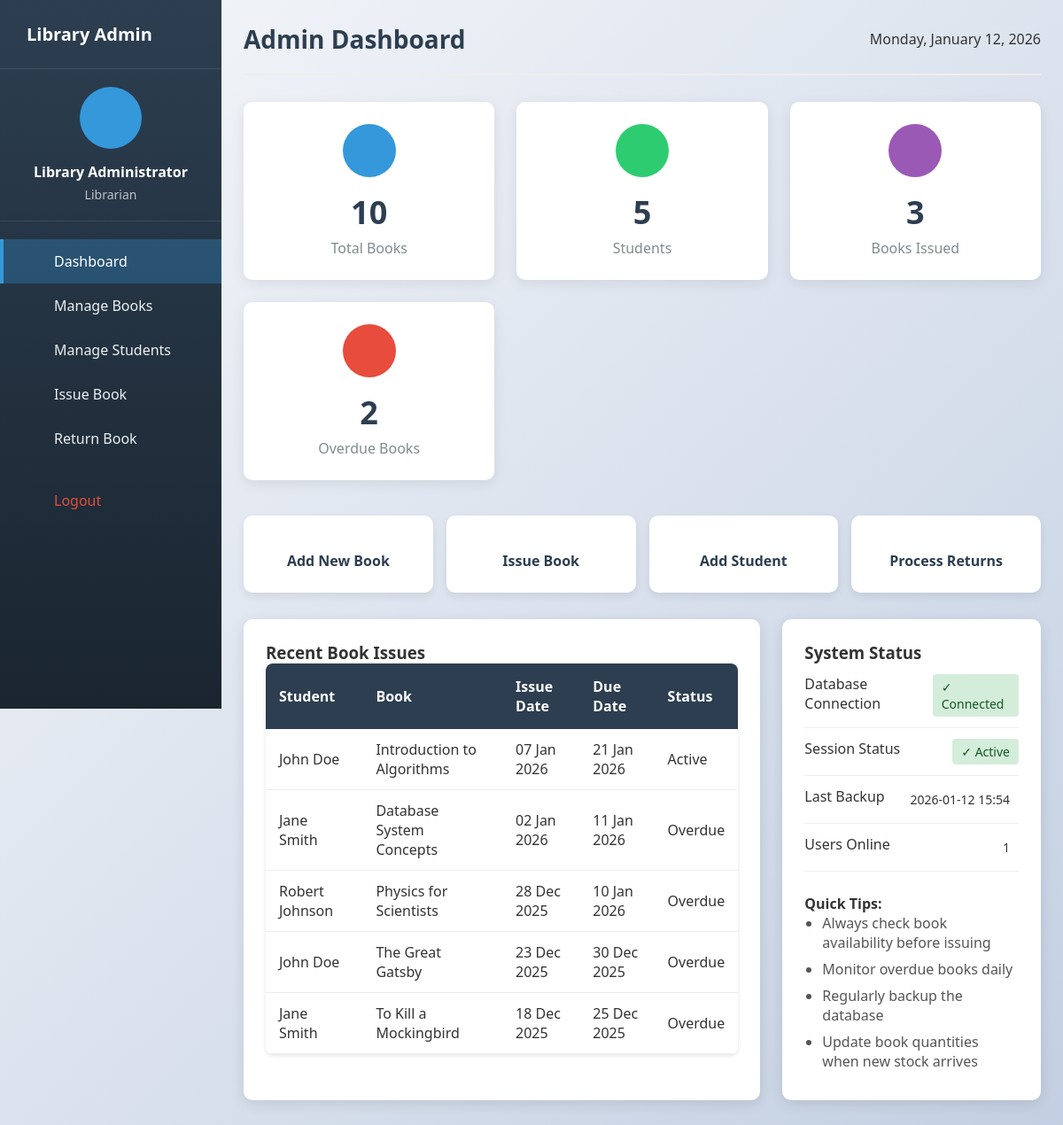
Before: /admin/admin_dashboard.php (signed in) with the older database file.
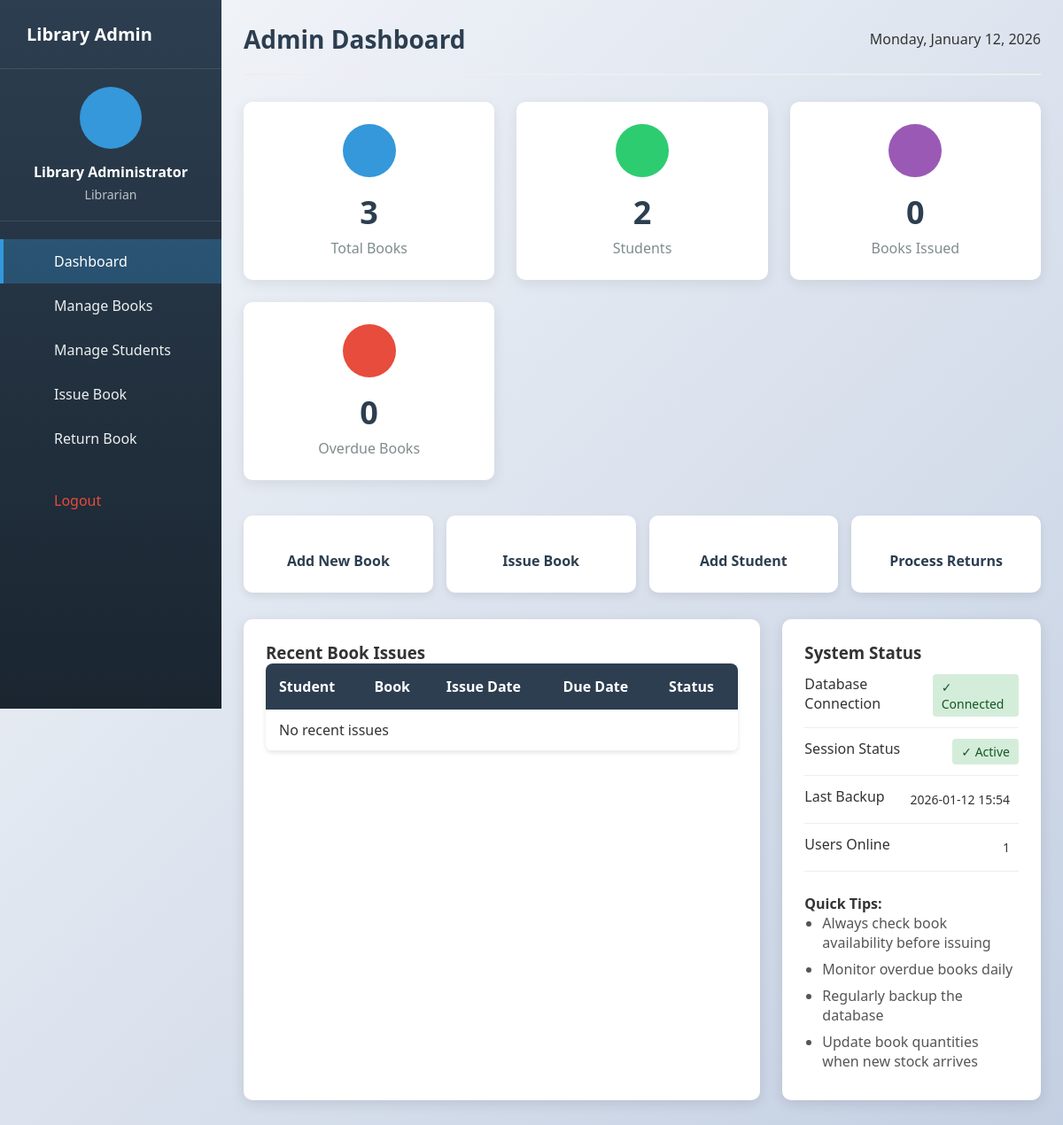
After: the same page with the newer database file.
### tables this page shows
CREATE TABLE issued_books (
    id INT AUTO_INCREMENT PRIMARY KEY,
    book_id INT NOT NULL,
    user_id INT NOT NULL,
    issue_date DATE NOT NULL,
    due_date DATE NOT NULL,
    return_date DATE,
    status VARCHAR(20) DEFAULT 'issued',  
    fine_amount DECIMAL(8,2) DEFAULT 0.00,
    FOREIGN KEY (book_id) REFERENCES books(id) ON DELETE CASCADE,
    FOREIGN KEY (user_id) REFERENCES users(id) ON DELETE CASCADE
);

CREATE TABLE users (
    id INT AUTO_INCREMENT PRIMARY KEY,
    username VARCHAR(50) UNIQUE NOT NULL,
    password VARCHAR(255) NOT NULL,
    full_name VARCHAR(100) NOT NULL,
    email VARCHAR(100) UNIQUE NOT NULL,
    phone VARCHAR(15),
    role VARCHAR(20) DEFAULT 'member',  
    status VARCHAR(20) DEFAULT 'active',
    created_at TIMESTAMP DEFAULT CURRENT_TIMESTAMP
);

CREATE TABLE books (
    id INT AUTO_INCREMENT PRIMARY KEY,
    title VARCHAR(200) NOT NULL,
    author VARCHAR(100) NOT NULL,
    isbn VARCHAR(20) UNIQUE NOT NULL,
    category VARCHAR(50),
    description TEXT,
    total_copies INT DEFAULT 1,
    available_copies INT DEFAULT 1,
    added_date TIMESTAMP DEFAULT CURRENT_TIMESTAMP
);

### admin/admin_dashboard.php (the view, shortened to what this page needs)
<?php
require_once '../config/db.php';
$total_books = mysqli_query($conn, "SELECT COUNT(*) as count FROM books")->fetch_assoc()['count'];
$total_members = mysqli_query($conn, "SELECT COUNT(*) as count FROM users WHERE role='member'")->fetch_assoc()['count'];
$issued_books = mysqli_query($conn, "SELECT COUNT(*) as count FROM issued_books WHERE status='issued'")->fetch_assoc()['count'];
$overdue_books = mysqli_query($conn, "SELECT COUNT(*) as count FROM issued_books WHERE status='issued' AND due_date < CURDATE()")->fetch_assoc()['count'];
$recent_issues = mysqli_query($conn, "SELECT ib.*, b.title, u.full_name
                                     FROM issued_books ib
                                     JOIN books b ON ib.book_id = b.id
                                     JOIN users u ON ib.user_id = u.id
                                     ORDER BY ib.issue_date DESC
                                     LIMIT 5");
?>
<!DOCTYPE html>
<html lang="en">
<head>
    <link rel="stylesheet" href="../assets/css/style.css">
    <link rel="stylesheet" href="../assets/css/admin.css">
</head>
<body>
    <div class="admin-container">
        <?php include '../includes/admin_sidebar.php'; ?>
        <div class="main-content">
            <div class="content-header">
                <h1>Admin Dashboard</h1>
                <div class="date-display"><?php echo date('l, F j, Y'); ?></div>
            </div>
            <div class="stats-grid">
                <div class="stat-card">
                    <div class="stat-icon books">
                    </div>
                    <div class="stat-number"><?php echo $total_books; ?></div>
                    <div class="stat-label">Total Books</div>
                </div>
                <div class="stat-card">
                    <div class="stat-icon users">
                    </div>
                    <div class="stat-number"><?php echo $total_members; ?></div>
                    <div class="stat-label">Students</div>
                </div>
                <div class="stat-card">
                    <div class="stat-icon issued">
                    </div>
                    <div class="stat-number"><?php echo $issued_books; ?></div>
                    <div class="stat-label">Books Issued</div>
                </div>
                <div class="stat-card">
                    <div class="stat-icon overdue">
                    </div>
                    <div class="stat-number"><?php echo $overdue_books; ?></div>
                    <div class="stat-label">Overdue Books</div>
                </div>
            </div>
            <div class="quick-actions">
                <a href="add_book.php" class="action-btn">
                    <span>Add New Book</span>
                </a>
                <a href="issue_book.php" class="action-btn">
                    <span>Issue Book</span>
                </a>
                <a href="manage_members.php" class="action-btn">
                    <span>Add Student</span>
                </a>
                <a href="return_book.php" class="action-btn">
                    <span>Process Returns</span>
                </a>
            </div>
            <div class="content-row">
                <div class="card">
                    <h3>Recent Book Issues</h3>
                    <div class="table-responsive">
                        <table class="table">
                            <thead>
                                <tr>
                                    <th>Student</th>
                                    <th>Book</th>
                                    <th>Issue Date</th>
                                    <th>Due Date</th>
                                    <th>Status</th>
                                </tr>
                            </thead>
                            <tbody>
                                <?php if(mysqli_num_rows($recent_issues) > 0): ?>
                                    <?php while($issue = mysqli_fetch_assoc($recent_issues)):
                                        $due_date = new DateTime($issue['due_date']);
                                        $today = new DateTime();
                                        $is_overdue = $due_date < $today;
                                    ?>
                                    <tr>
                                        <td><?php echo htmlspecialchars($issue['full_name']); ?></td>
                                        <td><?php echo htmlspecialchars($issue['title']); ?></td>
                                        <td><?php echo date('d M Y', strtotime($issue['issue_date'])); ?></td>
                                        <td><?php echo date('d M Y', strtotime($issue['due_date'])); ?></td>
                                        <td>
                                            <span class="badge <?php echo $is_overdue ? 'badge-danger' : 'badge-success'; ?>">
                                                <?php echo $is_overdue ? 'Overdue' : 'Active'; ?>
                                            </span>
                                        </td>
                                    </tr>
                                    <?php endwhile; ?>
                                <?php else: ?>
                                    <tr>
                                        <td colspan="5" class="text-center">No recent issues</td>
                                    </tr>
                                <?php endif; ?>
                            </tbody>
                        </table>
                    </div>
                </div>
                <div class="card">
                    <h3>System Status</h3>
                    <div class="status-list">
                        <div class="status-item">
                            <span class="status-label">Database Connection</span>
                            <span class="status-indicator active">✓ Connected</span>
                        </div>
                        <div class="status-item">
                            <span class="status-label">Session Status</span>
                            <span class="status-indicator active">✓ Active</span>
                        </div>
                        <div class="status-item">
                            <span class="status-label">Last Backup</span>
                            <span class="status-indicator"><?php echo date('Y-m-d H:i'); ?></span>
                        </div>
                        <div class="status-item">
                            <span class="status-label">Users Online</span>
                            <span class="status-indicator">1</span>
                        </div>
                    </div>
                    <div class="system-info">
                        <h4>Quick Tips:</h4>
                        <ul>
                            <li>Always check book availability before issuing</li>
                            <li>Monitor overdue books daily</li>
                            <li>Regularly backup the database</li>
                            <li>Update book quantities when new stock arrives</li>
                        </ul>
                    </div>
                </div>
            </div>
        </div>
    </div>
</body>
</html>

### includes/admin_sidebar.php (shortened to what this page needs)
<div class="sidebar">
    <div class="sidebar-header">
        <h3><i class="fas fa-book"></i> <span>Library Admin</span></h3>
    </div>
    <div class="user-info">
        <div class="user-avatar">
        </div>
        <div class="user-name"><?php echo htmlspecialchars($_SESSION['full_name']); ?></div>
        <div class="user-role">Librarian</div>
    </div>
    <div class="sidebar-menu">
        <a href="admin_dashboard.php" class="menu-item <?php echo basename($_SERVER['PHP_SELF']) == 'admin_dashboard.php' ? 'active' : ''; ?>">
            <span>Dashboard</span>
        </a>
        <a href="manage_book.php" class="menu-item <?php echo in_array(basename($_SERVER['PHP_SELF']), ['manage_book.php', 'add_book.php', 'edit_book.php']) ? 'active' : ''; ?>">
            <span>Manage Books</span>
        </a>
        <a href="manage_members.php" class="menu-item <?php echo basename($_SERVER['PHP_SELF']) == 'manage_members.php' ? 'active' : ''; ?>">
            <span>Manage Students</span>
        </a>
        <a href="issue_book.php" class="menu-item <?php echo basename($_SERVER['PHP_SELF']) == 'issue_book.php' ? 'active' : ''; ?>">
            <span>Issue Book</span>
        </a>
        <a href="return_book.php" class="menu-item <?php echo basename($_SERVER['PHP_SELF']) == 'return_book.php' ? 'active' : ''; ?>">
            <span>Return Book</span>
        </a>
        <a href="../auth/logout.php" class="menu-item" style="margin-top: 20px; color: #e74c3c;">
            <span>Logout</span>
        </a>
    </div>
</div>

### assets/css/style.css (style rules this page uses)
* { margin: 0; padding: 0; box-sizing: border-box; }
body { font-family: 'Segoe UI', Tahoma, Geneva, Verdana, sans-serif; background: linear-gradient(135deg, #f5f7fa 0%, #c3cfe2 100%); min-height: 100vh; color: #333; }
.card { background: white; border-radius: 10px; box-shadow: 0 4px 15px rgba(0,0,0,0.1); padding: 25px; margin-bottom: 25px; }
.table { width: 100%; border-collapse: collapse; background: white; border-radius: 8px; overflow: hidden; box-shadow: 0 2px 5px rgba(0,0,0,0.1); }
.table th { background: #2c3e50; color: white; padding: 15px; text-align: left; font-weight: 600; }
.table td { padding: 12px 15px; border-bottom: 1px solid #eee; }

### assets/css/admin.css (style rules this page uses)
.admin-container { display: flex; min-height: 100vh; }
.sidebar { width: 250px; background: linear-gradient(180deg, #2c3e50 0%, #1a2530 100%); color: white; position: fixed; height: 100vh; overflow-y: auto; transition: all 0.3s; }
.sidebar-header { padding: 25px 20px; border-bottom: 1px solid rgba(255,255,255,0.1); }
.sidebar-header h3 { color: white; font-size: 20px; display: flex; align-items: center; gap: 10px; }
.user-info { padding: 20px; text-align: center; border-bottom: 1px solid rgba(255,255,255,0.1); }
.user-avatar { width: 70px; height: 70px; background: #3498db; border-radius: 50%; margin: 0 auto 15px; display: flex; align-items: center; justify-content: center; font-size: 28px; }
.user-name { font-weight: 600; margin-bottom: 5px; }
.user-role { color: #bdc3c7; font-size: 14px; }
.sidebar-menu { padding: 20px 0; }
.menu-item { display: flex; align-items: center; padding: 14px 20px; color: #ecf0f1; text-decoration: none; transition: all 0.3s; border-left: 4px solid transparent; }
.menu-item.active { background: rgba(52, 152, 219, 0.3); border-left-color: #3498db; color: white; }
.main-content { flex: 1; margin-left: 250px; padding: 25px; }
.content-header { display: flex; justify-content: space-between; align-items: center; margin-bottom: 30px; padding-bottom: 20px; border-bottom: 2px solid #eee; }
.content-header h1 { color: #2c3e50; font-size: 28px; }
.stats-grid { display: grid; grid-template-columns: repeat(auto-fit, minmax(250px, 1fr)); gap: 25px; margin-bottom: 40px; }
.stat-card { background: white; padding: 25px; border-radius: 10px; box-shadow: 0 4px 15px rgba(0,0,0,0.08); text-align: center; transition: transform 0.3s; }
.stat-icon { width: 60px; height: 60px; border-radius: 50%; display: flex; align-items: center; justify-content: center; margin: 0 auto 15px; font-size: 24px; color: white; }
.stat-icon.books { background: #3498db; }
.stat-icon.users { background: #2ecc71; }
.stat-icon.issued { background: #9b59b6; }
.stat-icon.overdue { background: #e74c3c; }
.stat-number { font-size: 36px; font-weight: bold; color: #2c3e50; margin-bottom: 5px; }
.stat-label { color: #7f8c8d; font-size: 16px; }
.quick-actions { display: flex; gap: 15px; flex-wrap: wrap; margin-bottom: 30px; }
.action-btn { flex: 1; min-width: 200px; background: white; padding: 25px; border-radius: 10px; text-align: center; text-decoration: none; color: #2c3e50; box-shadow: 0 4px 10px rgba(0,0,0,0.08); transition: all 0.3s; }
.action-btn span { font-weight: 600; font-size: 16px; }

### admin/admin_dashboard.php (style rules this page uses)
.content-row { display: grid; grid-template-columns: 2fr 1fr; gap: 25px; margin-top: 30px; }
.status-list { margin-bottom: 25px; }
.status-item { display: flex; justify-content: space-between; padding: 12px 0; border-bottom: 1px solid #eee; }
.status-indicator { padding: 5px 10px; border-radius: 4px; font-size: 14px; font-weight: 500; }
.status-indicator.active { background: #d4edda; color: #155724; }
.system-info ul { padding-left: 20px; color: #555; }
.system-info li { margin-bottom: 8px; }

Changed rows visible on the page:
removed issued_books: user.full_name "John Doe", book.title "Introduction to Algorithms", issue_date "07 Jan 2026", due_date "21 Jan 2026", shows "Active"
removed issued_books: user.full_name "Jane Smith", book.title "Database System Concepts", issue_date "02 Jan 2026", due_date "11 Jan 2026", shows "Overdue"
removed issued_books: user.full_name "Robert Johnson", book.title "Physics for Scientists", issue_date "28 Dec 2025", due_date "10 Jan 2026", shows "Overdue"
removed issued_books: user.full_name "John Doe", book.title "The Great Gatsby", issue_date "23 Dec 2025", due_date "30 Dec 2025", shows "Overdue"
removed issued_books: user.full_name "Jane Smith", book.title "To Kill a Mockingbird", issue_date "18 Dec 2025", due_date "25 Dec 2025", shows "Overdue"
Other visible differences:
$total_books: "10" → "3"
$total_members: "5" → "2"
$issued_books: "3" → "0"
$overdue_books: "2" → "0"
text now shown: "No recent issues"
